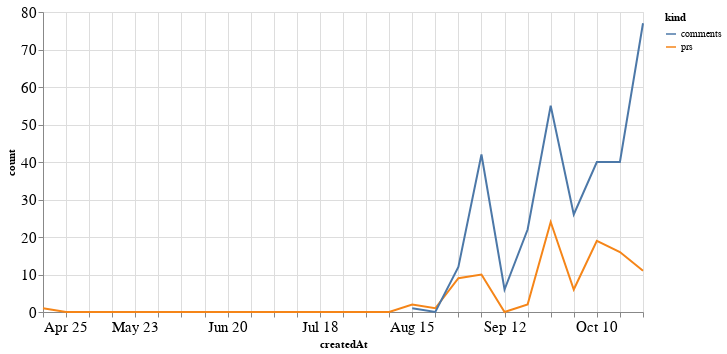

The notebook cell saved with this chart:
### Code cell
alt.Chart(total_time, width=600).mark_line().encode(
    x='createdAt',
    y='count',
    color='kind'
)

### Figure 1 — Vega-Lite specification as saved in the notebook (floating-point values rounded to 4 significant figures)
{"config": {"axisLeft": {"labelFontSize": 15}, "axisBottom": {"labelFontSize": 15}}, "data": {"name": "data-4105109d1ecb91a672e5177a8c889144"}, "mark": "line", "encoding": {"color": {"type": "nominal", "field": "kind"}, "x": {"type": "temporal", "field": "createdAt"}, "y": {"type": "quantitative", "field": "count"}}, "width": 600, "$schema": "https://vega.github.io/schema/vega-lite/v4.8.1.json", "datasets": {"data-4105109d1ecb91a672e5177a8c889144": [{"createdAt": "2021-04-25T00:00:00", "kind": "prs", "count": 1.0}, {"createdAt": "2021-05-02T00:00:00", "kind": "prs", "count": 0.0}, {"createdAt": "2021-05-09T00:00:00", "kind": "prs", "count": 0.0}, {"createdAt": "2021-05-16T00:00:00", "kind": "prs", "count": 0.0}, {"createdAt": "2021-05-23T00:00:00", "kind": "prs", "count": 0.0}, {"createdAt": "2021-05-30T00:00:00", "kind": "prs", "count": 0.0}, {"createdAt": "2021-06-06T00:00:00", "kind": "prs", "count": 0.0}, {"createdAt": "2021-06-13T00:00:00", "kind": "prs", "count": 0.0}, {"createdAt": "2021-06-20T00:00:00", "kind": "prs", "count": 0.0}, {"createdAt": "2021-06-27T00:00:00", "kind": "prs", "count": 0.0}, {"createdAt": "2021-07-04T00:00:00", "kind": "prs", "count": 0.0}, {"createdAt": "2021-07-11T00:00:00", "kind": "prs", "count": 0.0}, {"createdAt": "2021-07-18T00:00:00", "kind": "prs", "count": 0.0}, {"createdAt": "2021-07-25T00:00:00", "kind": "prs", "count": 0.0}, {"createdAt": "2021-08-01T00:00:00", "kind": "prs", "count": 0.0}, {"createdAt": "2021-08-08T00:00:00", "kind": "prs", "count": 0.0}, {"createdAt": "2021-08-15T00:00:00", "kind": "prs", "count": 2.0}, {"createdAt": "2021-08-22T00:00:00", "kind": "prs", "count": 1.0}, {"createdAt": "2021-08-29T00:00:00", "kind": "prs", "count": 9.0}, {"createdAt": "2021-09-05T00:00:00", "kind": "prs", "count": 10.0}, {"createdAt": "2021-09-12T00:00:00", "kind": "prs", "count": 0.0}, {"createdAt": "2021-09-19T00:00:00", "kind": "prs", "count": 2.0}, {"createdAt": "2021-09-26T00:00:00", "kind": "prs", "count": 24.0}, {"createdAt": "2021-10-03T00:00:00", "kind": "prs", "count": 6.0}, {"createdAt": "2021-10-10T00:00:00", "kind": "prs", "count": 19.0}, {"createdAt": "2021-10-17T00:00:00", "kind": "prs", "count": 16.0}, {"createdAt": "2021-10-24T00:00:00", "kind": "prs", "count": 11.0}, {"createdAt": "2021-04-25T00:00:00", "kind": "comments", "count": null}, {"createdAt": "2021-05-02T00:00:00", "kind": "comments", "count": null}, {"createdAt": "2021-05-09T00:00:00", "kind": "comments", "count": null}, {"createdAt": "2021-05-16T00:00:00", "kind": "comments", "count": null}, {"createdAt": "2021-05-23T00:00:00", "kind": "comments", "count": null}, {"createdAt": "2021-05-30T00:00:00", "kind": "comments", "count": null}, {"createdAt": "2021-06-06T00:00:00", "kind": "comments", "count": null}, {"createdAt": "2021-06-13T00:00:00", "kind": "comments", "count": null}, {"createdAt": "2021-06-20T00:00:00", "kind": "comments", "count": null}, {"createdAt": "2021-06-27T00:00:00", "kind": "comments", "count": null}, {"createdAt": "2021-07-04T00:00:00", "kind": "comments", "count": null}, {"createdAt": "2021-07-11T00:00:00", "kind": "comments", "count": null}, {"createdAt": "2021-07-18T00:00:00", "kind": "comments", "count": null}, {"createdAt": "2021-07-25T00:00:00", "kind": "comments", "count": null}, {"createdAt": "2021-08-01T00:00:00", "kind": "comments", "count": null}, {"createdAt": "2021-08-08T00:00:00", "kind": "comments", "count": null}, {"createdAt": "2021-08-15T00:00:00", "kind": "comments", "count": 1.0}, {"createdAt": "2021-08-22T00:00:00", "kind": "comments", "count": 0.0}, {"createdAt": "2021-08-29T00:00:00", "kind": "comments", "count": 12.0}, {"createdAt": "2021-09-05T00:00:00", "kind": "comments", "count": 42.0}, {"createdAt": "2021-09-12T00:00:00", "kind": "comments", "count": 6.0}, {"createdAt": "2021-09-19T00:00:00", "kind": "comments", "count": 22.0}, {"createdAt": "2021-09-26T00:00:00", "kind": "comments", "count": 55.0}, {"createdAt": "2021-10-03T00:00:00", "kind": "comments", "count": 26.0}, {"createdAt": "2021-10-10T00:00:00", "kind": "comments", "count": 40.0}, {"createdAt": "2021-10-17T00:00:00", "kind": "comments", "count": 40.0}, {"createdAt": "2021-10-24T00:00:00", "kind": "comments", "count": 77.0}]}}
